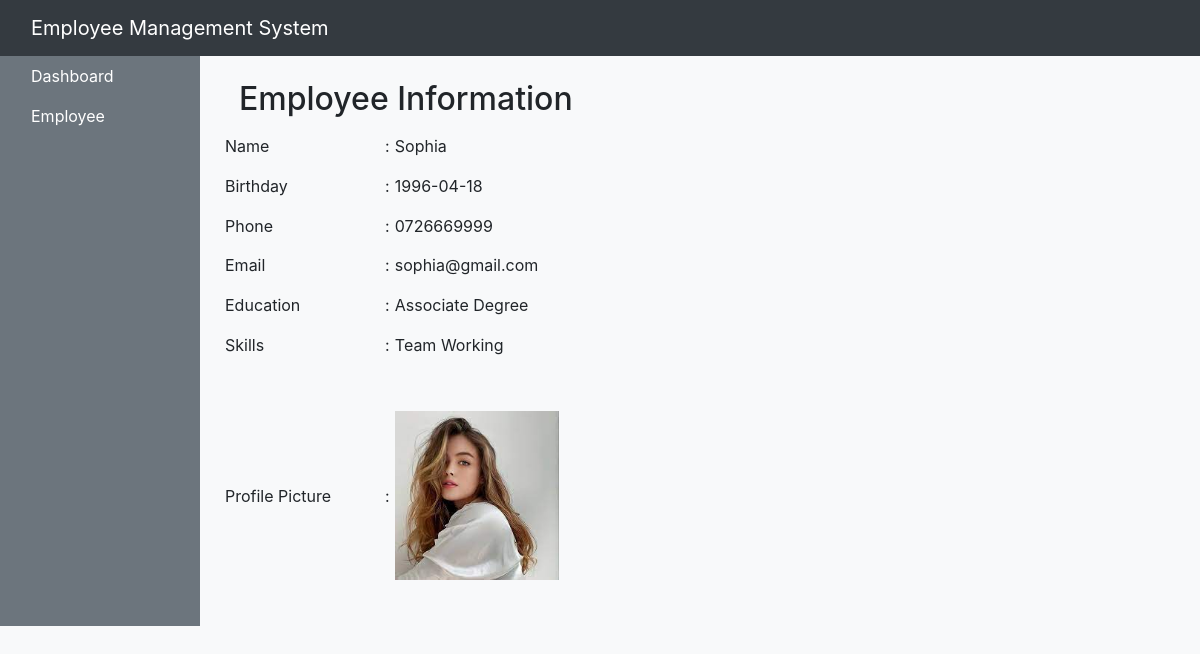
Page /SysComSolution/employee.php?eid=17 on the committed database.
### tables this page shows
CREATE TABLE IF NOT EXISTS `employee` (
  `eid` int NOT NULL AUTO_INCREMENT,
  `Name` varchar(10) NOT NULL,
  `Birthday` varchar(50) NOT NULL,
  `Phone` varchar(10) NOT NULL,
  `Email` varchar(100) NOT NULL,
  `Education` varchar(255) NOT NULL,
  `Skills` varchar(255) NOT NULL,
  `ProfilePic` varchar(20) NOT NULL,
  PRIMARY KEY (`eid`)
);

### SysComSolution/employee.php (the view, shortened to what this page needs)
<?php
include 'config.php';
$eid = $_GET['eid'];
$sql = "SELECT * FROM employee WHERE eid = $eid";
$result = $conn->query($sql);
?>
<!DOCTYPE html>
<html lang="en">
<head>
    <link rel="stylesheet" href="https://maxcdn.bootstrapcdn.com/bootstrap/4.5.2/css/bootstrap.min.css">
</head>
<body class="bg-light">
        <?php
        include 'navbar.php'
        ?>
    <div class="container-fluid">
        <div class="row">
                <?php
                include 'sidebar.php'
                ?>
            <main class="col-md-9 ms-sm-auto col-lg-10 px-md-4">
                <div class="container mt-4">
                    <h2>Employee Information</h2>
                    <div class="row">
            <?php
                if ($result->num_rows > 0) {
                    while ($row = $result->fetch_assoc()) {
                    ?>
                    <form action="">
                        <table width="500" height="500">
                            <tr>
                                <td>Name</td>
                                <td>:</td>
                                <td><?php echo $row["Name"] ?></td>
                            </tr>
                            <tr>
                                <td>Birthday</td>
                                <td>:</td>
                                <td><?php echo $row["Birthday"] ?></td>
                            </tr>
                            <tr>
                                <td>Phone</td>
                                <td>:</td>
                                <td><?php echo $row["Phone"] ?></td>
                            </tr>
                            <tr>
                                <td>Email</td>
                                <td>:</td>
                                <td><?php echo $row["Email"] ?></td>
                            </tr>
                            <tr>
                                <td>Education</td>
                                <td>:</td>
                                <td><?php echo $row["Education"] ?></td>
                            </tr>
                            <tr>
                                <td>Skills</td>
                                <td>:</td>
                                <td><?php echo $row["Skills"] ?></td>
                            </tr>
                            <tr>
                                <td>Profile Picture</td>
                                <td>:</td>
                                <td>
                                    <div class="img-container w-50">
                                        <img src="<?php echo $row["ProfilePic"] ?>" alt="Profile Picture" class="img-fluid">
                                    </div>
                                </td>
                            </tr>
                        </table>
                    </form>
                    <?php
                    }
                } else {
                    echo "No records found";
                }
            ?>
            </main>
        </div>
    </div>
</body>
</html>

### rows in the picture
employee: Name "Sophia", Birthday "1996-04-18", Phone "0726669999", Email "sophia@gmail.com", Education "Associate Degree", Skills "Team Working", ProfilePic (picture)
